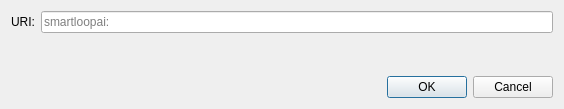
<?xml version="1.0" encoding="UTF-8"?>
<ui version="4.0">
 <class>OpenURIDialog</class>
 <widget class="QDialog" name="OpenURIDialog">
  <property name="geometry">
   <rect>
    <x>0</x>
    <y>0</y>
    <width>564</width>
    <height>109</height>
   </rect>
  </property>
  <property name="windowTitle">
   <string>Open URI</string>
  </property>
  <layout class="QVBoxLayout" name="verticalLayout">
   <item>
    <layout class="QHBoxLayout" name="horizontalLayout">
     <item>
      <widget class="QLabel" name="label">
       <property name="text">
        <string>URI:</string>
       </property>
      </widget>
     </item>
     <item>
      <widget class="QValidatedLineEdit" name="uriEdit">
       <property name="placeholderText">
        <string notr="true">smartloopai:</string>
       </property>
      </widget>
     </item>
    </layout>
   </item>
   <item>
    <spacer name="verticalSpacer">
     <property name="orientation">
      <enum>Qt::Vertical</enum>
     </property>
     <property name="sizeHint" stdset="0">
      <size>
       <width>20</width>
       <height>40</height>
      </size>
     </property>
    </spacer>
   </item>
   <item>
    <widget class="QDialogButtonBox" name="buttonBox">
     <property name="orientation">
      <enum>Qt::Horizontal</enum>
     </property>
     <property name="standardButtons">
      <set>QDialogButtonBox::Cancel|QDialogButtonBox::Ok</set>
     </property>
    </widget>
   </item>
  </layout>
 </widget>
 <customwidgets>
  <customwidget>
   <class>QValidatedLineEdit</class>
   <extends>QLineEdit</extends>
   <header>qt/qvalidatedlineedit.h</header>
  </customwidget>
 </customwidgets>
 <resources/>
 <connections>
  <connection>
   <sender>buttonBox</sender>
   <signal>accepted()</signal>
   <receiver>OpenURIDialog</receiver>
   <slot>accept()</slot>
   <hints>
    <hint type="sourcelabel">
     <x>248</x>
     <y>254</y>
    </hint>
    <hint type="destinationlabel">
     <x>157</x>
     <y>274</y>
    </hint>
   </hints>
  </connection>
  <connection>
   <sender>buttonBox</sender>
   <signal>rejected()</signal>
   <receiver>OpenURIDialog</receiver>
   <slot>reject()</slot>
   <hints>
    <hint type="sourcelabel">
     <x>316</x>
     <y>260</y>
    </hint>
    <hint type="destinationlabel">
     <x>286</x>
     <y>274</y>
    </hint>
   </hints>
  </connection>
 </connections>
</ui>
